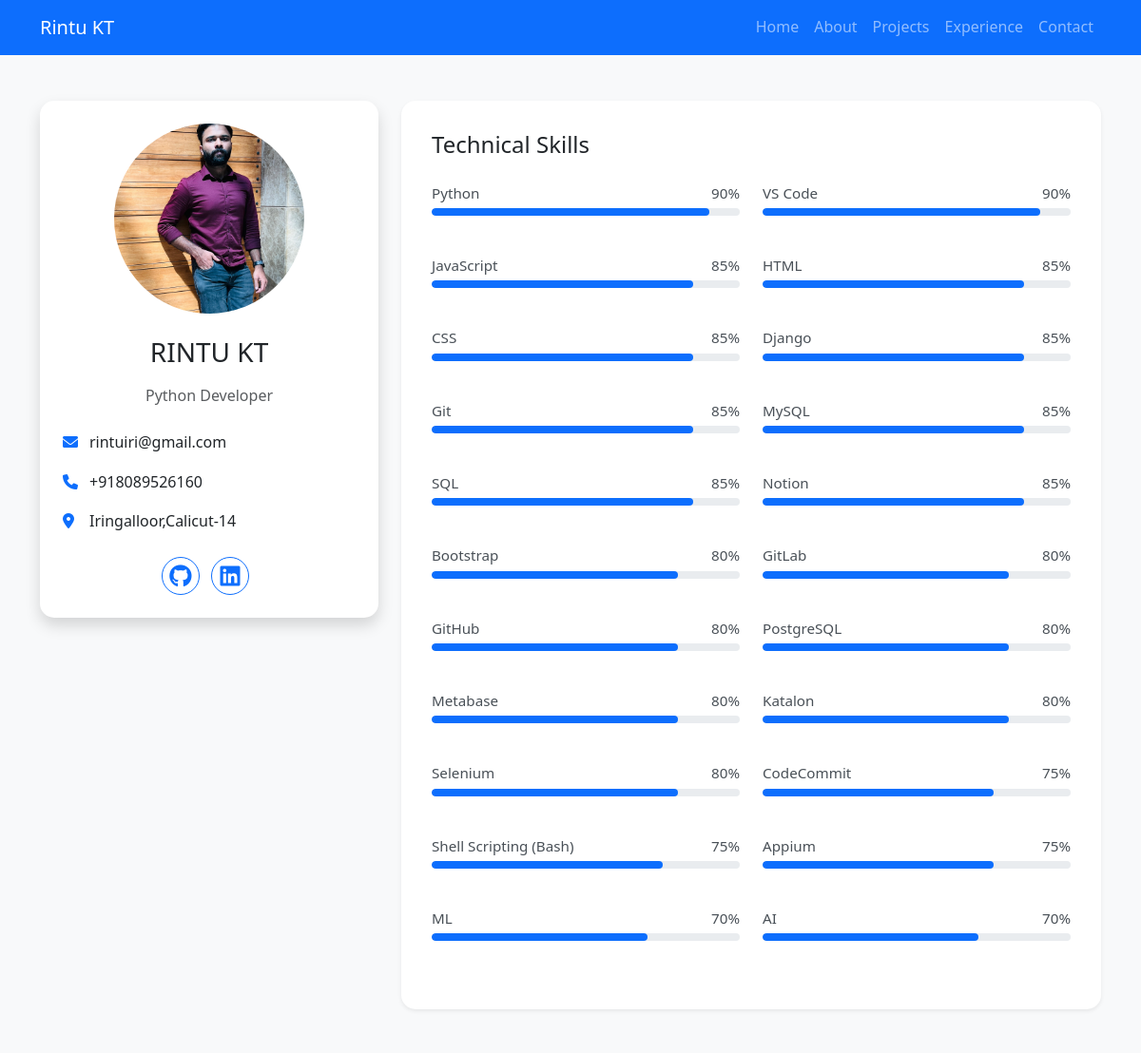
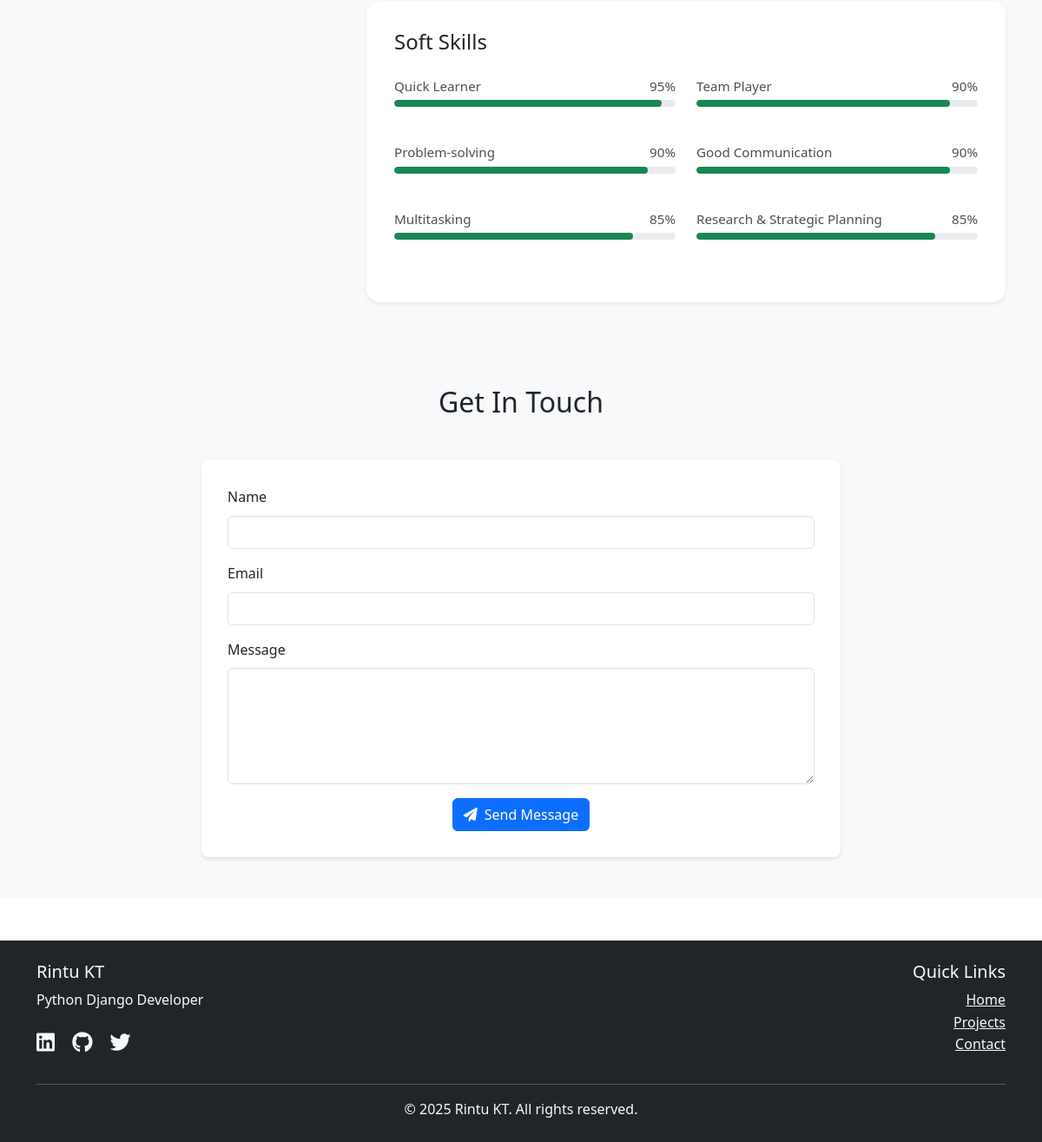
Page /personal/ on the committed database (2 pictures, top to bottom).
### portfolio_app/models.py (models this page shows, shortened)
class PersonalDetail(models.Model):
    name = models.CharField(max_length=100)
    title = models.CharField(max_length=200)
    bio = models.TextField()
    email = models.EmailField()
    phone = models.CharField(max_length=20, blank=True)
    location = models.CharField(max_length=100)
    linkedin = models.URLField(blank=True)
    github = models.URLField(blank=True)
    twitter = models.URLField(blank=True)
    profile_image = models.ImageField(upload_to='profile_images/', null=True, blank=True)
    cv = models.FileField(upload_to='cv/', null=True, blank=True)
    class Meta:
        verbose_name_plural = 'Personal Details'

class Skill(models.Model):
    CATEGORY_CHOICES = [
        ('TECH', 'Technical'),
        ('SOFT', 'Soft Skills'),
    ]
    name = models.CharField(max_length=100)
    category = models.CharField(max_length=4, choices=CATEGORY_CHOICES)
    proficiency = models.IntegerField()

### portfolio_app/views.py (the view)
# urls.py: path('personal/', views.personal_detail, name='personal_detail'),
def personal_detail(request):
    personal_detail = PersonalDetail.objects.first()
    skills = Skill.objects.all().order_by('category', '-proficiency')
    context = {
        'personal_detail': personal_detail,
        'skills': skills,
    }
    return render(request, 'portfolio_app/personaldetail.html', context)

### portfolio_app/templates/portfolio_app/personaldetail.html (shortened to what this page needs)
{% extends 'portfolio_app/base.html' %}
{% load static %}
{% block content %}
<section class="personal-details-section py-5">
    <div class="container">
        <div class="row">
            <div class="col-lg-4 mb-4">
                <div class="profile-card p-4 text-center">
                    <img src="{% if personal_detail.profile_image %}{{ personal_detail.profile_image.url }}{% else %}{% static 'portfolio_app/images/profile.jpg' %}{% endif %}"
                         alt="Profile Picture"
                         class="rounded-circle mb-4"
                         style="width: 200px; height: 200px; object-fit: cover;">
                    <h3 class="mb-3">{{ personal_detail.name }}</h3>
                    <p class="text-muted mb-4">{{ personal_detail.title }}</p>
                    <div class="contact-info text-start mb-4">
                        {% if personal_detail.email %}
                        <p><i class="fas fa-envelope me-2"></i>{{ personal_detail.email }}</p>
                        {% endif %}
                        {% if personal_detail.phone %}
                        <p><i class="fas fa-phone me-2"></i>{{ personal_detail.phone }}</p>
                        {% endif %}
                        {% if personal_detail.location %}
                        <p><i class="fas fa-map-marker-alt me-2"></i>{{ personal_detail.location }}</p>
                        {% endif %}
                    </div>
                    <div class="social-links">
                        {% if personal_detail.github %}
                        <a href="{{ personal_detail.github }}" class="btn btn-outline-primary me-2" target="_blank">
                            <i class="fab fa-github"></i>
                        </a>
                        {% endif %}
                        {% if personal_detail.linkedin %}
                        <a href="{{ personal_detail.linkedin }}" class="btn btn-outline-primary me-2" target="_blank">
                            <i class="fab fa-linkedin"></i>
                        </a>
                        {% endif %}
                    </div>
                </div>
            </div>
            <div class="col-lg-8">
                <div class="skills-section mb-5">
                    <h4 class="mb-4">Technical Skills</h4>
                    <div class="row">
                        {% for skill in skills %}
                        {% if skill.category == 'TECH' %}
                        <div class="col-md-6 mb-3">
                            <div class="skill-item">
                                <div class="d-flex justify-content-between mb-1">
                                    <span>{{ skill.name }}</span>
                                    <span>{{ skill.proficiency }}%</span>
                                </div>
                                <div class="progress">
                                    <div class="progress-bar" role="progressbar"
                                         style="width: {{ skill.proficiency }}%"
                                         aria-valuenow="{{ skill.proficiency }}"
                                         aria-valuemin="0"
                                         aria-valuemax="100">
                                    </div>
                                </div>
                            </div>
                        </div>
                        {% endif %}
                        {% endfor %}
                    </div>
                </div>
                <div class="skills-section">
                    <h4 class="mb-4">Soft Skills</h4>
                    <div class="row">
                        {% for skill in skills %}
                        {% if skill.category == 'SOFT' %}
                        <div class="col-md-6 mb-3">
                            <div class="skill-item">
                                <div class="d-flex justify-content-between mb-1">
                                    <span>{{ skill.name }}</span>
                                    <span>{{ skill.proficiency }}%</span>
                                </div>
                                <div class="progress">
                                    <div class="progress-bar bg-success" role="progressbar"
                                         style="width: {{ skill.proficiency }}%"
                                         aria-valuenow="{{ skill.proficiency }}"
                                         aria-valuemin="0"
                                         aria-valuemax="100">
                                    </div>
                                </div>
                            </div>
                        </div>
                        {% endif %}
                        {% endfor %}
                    </div>
                </div>
            </div>
        </div>
    </div>
</section>
<section id="contact" class="contact-section bg-light py-5">
    <div class="container">
        <h2 class="text-center mb-5">Get In Touch</h2>
        <div class="row justify-content-center">
            <div class="col-md-8">
                <form id="contactForm" class="contact-form" action="{% url 'portfolio_app:contact' %}" method="post">
                    <div class="mb-3">
                        <label for="name" class="form-label">Name</label>
                        <input type="text" class="form-control" id="name" name="name" required>
                    </div>
                    <div class="mb-3">
                        <label for="email" class="form-label">Email</label>
                        <input type="email" class="form-control" id="email" name="email" required>
                    </div>
                    <div class="mb-3">
                        <label for="message" class="form-label">Message</label>
                        <textarea class="form-control" id="message" name="message" rows="5" required></textarea>
                    </div>
                    <div class="text-center">
                        <button type="submit" class="btn btn-primary">
                            <i class="fas fa-paper-plane me-2"></i>Send Message
                        </button>
                    </div>
                </form>
            </div>
        </div>
    </div>
</section>
{% endblock %}

### portfolio_app/templates/portfolio_app/base.html (shortened to what this page needs)
{% load static %}
<!DOCTYPE html>
<html lang="en">
<head>
    <link href="https://cdn.jsdelivr.net/npm/bootstrap@5.3.2/dist/css/bootstrap.min.css" rel="stylesheet">
    <link href="https://cdnjs.cloudflare.com/ajax/libs/font-awesome/6.0.0/css/all.min.css" rel="stylesheet">
    <link href="{% static 'portfolio_app/css/style.css' %}" rel="stylesheet">
</head>
<body>
    <nav class="navbar navbar-expand-lg navbar-dark bg-primary sticky-top">
        <div class="container">
            <a class="navbar-brand" href="{% url 'portfolio_app:home' %}">Rintu KT</a>
            <div class="collapse navbar-collapse" id="navbarNav">
                <ul class="navbar-nav ms-auto">
                    <li class="nav-item">
                        <a class="nav-link" href="{% url 'portfolio_app:home' %}">Home</a>
                    </li>
                    <li class="nav-item">
                        <a class="nav-link" href="{% url 'portfolio_app:personal_detail' %}">About</a>
                    </li>
                    <li class="nav-item">
                        <a class="nav-link" href="{% url 'portfolio_app:projects' %}">Projects</a>
                    </li>
                    <li class="nav-item">
                        <a class="nav-link" href="{% url 'portfolio_app:experience' %}">Experience</a>
                    </li>
                    <li class="nav-item">
                        <a class="nav-link" href="#contact">Contact</a>
                    </li>
                </ul>
            </div>
        </div>
    </nav>
    <main>
        {% block content %}{% endblock %}
    </main>
    <footer class="bg-dark text-light py-4 mt-5">
        <div class="container">
            <div class="row">
                <div class="col-md-6">
                    <h5>Rintu KT</h5>
                    <p>Python Django Developer</p>
                    <div class="social-links">
                        <a href="#" class="text-light me-3"><i class="fab fa-linkedin"></i></a>
                        <a href="#" class="text-light me-3"><i class="fab fa-github"></i></a>
                        <a href="#" class="text-light"><i class="fab fa-twitter"></i></a>
                    </div>
                </div>
                <div class="col-md-6 text-md-end">
                    <h5>Quick Links</h5>
                    <ul class="list-unstyled">
                        <li><a href="{% url 'portfolio_app:home' %}" class="text-light">Home</a></li>
                        <li><a href="{% url 'portfolio_app:projects' %}" class="text-light">Projects</a></li>
                        <li><a href="#contact" class="text-light">Contact</a></li>
                    </ul>
                </div>
            </div>
            <hr>
            <div class="text-center">
                <p class="mb-0">&copy; {% now "Y" %} Rintu KT. All rights reserved.</p>
            </div>
        </div>
    </footer>
</body>
</html>

### static/portfolio_app/css/style.css (style rules this page uses)
:root { --primary-color: #007bff; --secondary-color: #6c757d; --dark-color: #343a40; --light-color: #f8f9fa; }
body { font-family: 'Segoe UI', Tahoma, Geneva, Verdana, sans-serif; line-height: 1.6; }
.contact-form { background: white; padding: 30px; border-radius: 8px; box-shadow: 0 2px 4px rgba(0, 0, 0, 0.1); }
.social-links a { font-size: 1.5rem; transition: color 0.3s ease; }

### portfolio_app/templates/portfolio_app/personaldetail.html (style rules this page uses)
.profile-card { background: #fff; border-radius: 15px; box-shadow: 0 0.5rem 1rem rgba(0, 0, 0, 0.15); transition: transform 0.3s ease; }
.social-links .btn { width: 40px; height: 40px; padding: 0; display: inline-flex; align-items: center; justify-content: center; border-radius: 50%; transition: all 0.3s ease; }
.skill-item { margin-bottom: 1.5rem; }
.progress { height: 8px; border-radius: 4px; background-color: #e9ecef; overflow: hidden; }
.progress-bar { transition: width 1s ease-in-out; border-radius: 4px; }
.contact-info i { width: 20px; color: var(--bs-primary); }
.skills-section { background: #fff; padding: 2rem; border-radius: 15px; box-shadow: 0 0.125rem 0.25rem rgba(0, 0, 0, 0.075); }
.skill-item span { font-size: 0.95rem; color: #495057; }
.skill-item .progress-bar { background-color: #0d6efd; }
.skill-item .progress-bar.bg-success { background-color: #198754 !important; }
.personal-details-section { background-color: #f8f9fa; }

### rows in the picture
PersonalDetail: name "RINTU KT", title "Python Developer", email "rintuiri@gmail.com", phone "+918089526160", location "Iringalloor,Calicut-14"
Skill: name "Python", proficiency "90"
Skill: name "VS Code", proficiency "90"
Skill: name "JavaScript", proficiency "85"
Skill: name "HTML", proficiency "85"
Skill: name "CSS", proficiency "85"
Skill: name "Django", proficiency "85"
Skill: name "Git", proficiency "85"
Skill: name "MySQL", proficiency "85"
Skill: name "SQL", proficiency "85"
Skill: name "Notion", proficiency "85"
Skill: name "Bootstrap", proficiency "80"
Skill: name "GitLab", proficiency "80"
Skill: name "GitHub", proficiency "80"
Skill: name "PostgreSQL", proficiency "80"
Skill: name "Metabase", proficiency "80"
Skill: name "Katalon", proficiency "80"
Skill: name "Selenium", proficiency "80"
Skill: name "CodeCommit", proficiency "75"
Skill: name "Shell Scripting (Bash)", proficiency "75"
Skill: name "Appium", proficiency "75"
Skill: name "ML", proficiency "70"
Skill: name "AI", proficiency "70"
Skill: name "Quick Learner", proficiency "95"
Skill: name "Team Player", proficiency "90"
Skill: name "Problem-solving", proficiency "90"
Skill: name "Good Communication", proficiency "90"
Skill: name "Multitasking", proficiency "85"
Skill: name "Research & Strategic Planning", proficiency "85"
